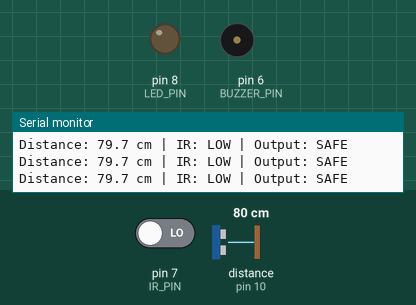
Recording of a sketch running on a simulated Arduino Uno, built with avr-gcc and run on an emulated ATmega328P. On the bench: output pins drawn as LEDs (lit = HIGH), buzzer (waves = sounding, pin HIGH), the last lines printed to the serial monitor. Wiring (inferred from the names in the program): ultrasonic range finder: trigger pin 9; echo pin 10. Inputs (shaded band) come from the test bench; at power-on: distance to the obstacle (sensor on pin 10) 80 cm, pin 7 (IR_PIN) LOW. The echo pulse lasts 58.3 µs per cm; pins used as bus, display or sensor lines are not drawn.

Above: at 1.2 s.
1.3 s: distance to the obstacle (sensor on pin 10) set to 2 cm
4.3 s: pin 7 (IR_PIN) driven HIGH
At 5.7 s:
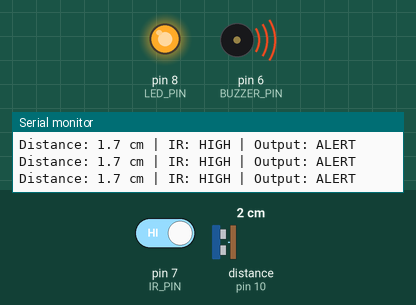
6.0 s: pin 7 (IR_PIN) driven LOW
At 7.3 s:
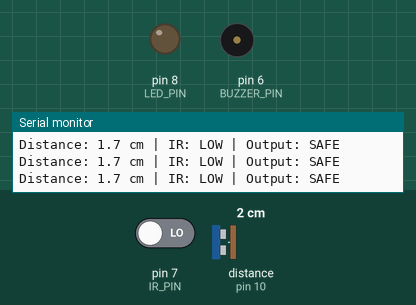
Timing chart, 0 to 9.0 s (numbered marks = the images above; inputs shaded):
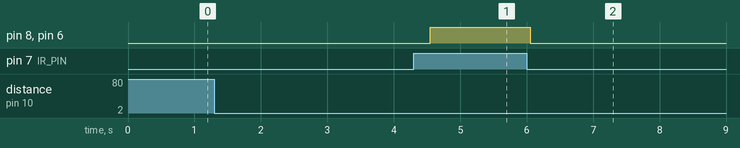

The sketch:

ost_v1.ino
```cpp
const byte TRIG_PIN = 9;
const byte ECHO_PIN = 10;
const byte IR_PIN = 7;
const byte LED_PIN = 8;
const byte BUZZER_PIN = 6;
const unsigned long ECHO_TIMEOUT_US = 30000UL;

void setup() {
  pinMode(TRIG_PIN, OUTPUT);
  pinMode(ECHO_PIN, INPUT);
  pinMode(IR_PIN, INPUT);
  pinMode(LED_PIN, OUTPUT);
  pinMode(BUZZER_PIN, OUTPUT);
  Serial.begin(9600);
}

void loop() {
  digitalWrite(TRIG_PIN, LOW);
  delayMicroseconds(2);
  digitalWrite(TRIG_PIN, HIGH);
  delayMicroseconds(10);
  digitalWrite(TRIG_PIN, LOW);

  unsigned long duration = pulseIn(ECHO_PIN, HIGH, ECHO_TIMEOUT_US);
  bool irDetected = digitalRead(IR_PIN) == HIGH;

  if (duration == 0) {
    digitalWrite(LED_PIN, LOW);
    digitalWrite(BUZZER_PIN, LOW);
    Serial.println("ECHO TIMEOUT");
  } else {
    float distanceCm = duration * 0.0343f / 2.0f;
    bool alarm = distanceCm <= 10.0f && irDetected;
    digitalWrite(LED_PIN, alarm ? HIGH : LOW);
    digitalWrite(BUZZER_PIN, alarm ? HIGH : LOW);
    Serial.print("Distance: ");
    Serial.print(distanceCm, 1);
    Serial.print(" cm | IR: ");
    Serial.print(irDetected ? "HIGH" : "LOW");
    Serial.print(" | Output: ");
    Serial.println(alarm ? "ALERT" : "SAFE");
  }
  delay(250);
}
```

Measured:
- after the input at 4.3 s, pin 8 (LED_PIN), pin 6 (BUZZER_PIN): LOW → HIGH after 0.25 s
- after the input at 6.0 s, pin 8 (LED_PIN), pin 6 (BUZZER_PIN): HIGH → LOW after 0.06 s
